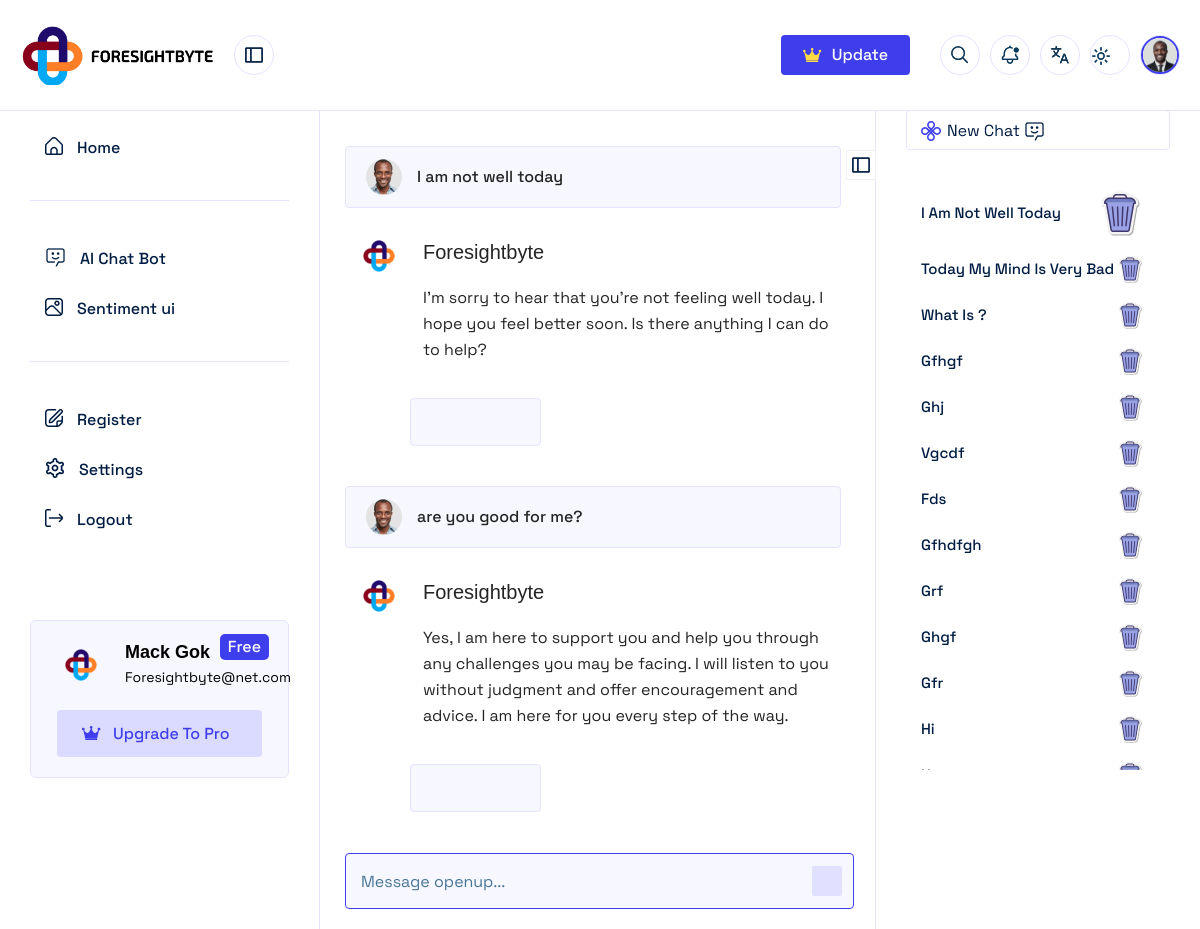
Screenshot of /dynamic/90 with the database file from the repository.
### myapp/models.py (models this page shows)
class BaseModel(models.Model):
    created_at = models.DateTimeField(default=now, editable=False)
    updated_at = models.DateTimeField(auto_now_add=True, editable=False)
    class Meta:
        ordering = ['-created_at']
        abstract = True

class ChatBody(BaseModel):
    chatTitle_id = models.ForeignKey(ChatTitle, on_delete=models.CASCADE)
    question = models.TextField()
    answer = models.TextField()

class ChatTitle(BaseModel):
    subadminID = models.ForeignKey(Subadmin, on_delete=models.CASCADE,null=True, blank=True)
    customerID = models.ForeignKey(Customer, on_delete=models.CASCADE,null=True, blank=True)
    title = models.TextField()

### myapp/views.py (the view)
# urls.py: path('dynamic/<int:id>', dynamic, name='dynamic'),
def dynamic(request,id):
    chatBodys = ChatBody.objects.filter(chatTitle_id=id).order_by('id')
    chatBodyscount = ChatTitle.objects.all().count()
    chatTitles = ChatTitle.objects.all()
    request.session.flush()
    data ={
        'chatTitles':chatTitles,
        'chatBodys':chatBodys,
        'id':id,
        'chatBodyscount':chatBodyscount,
    }
    return render(request, 'a_mainchat.html',data)

### templates/a_mainchat.html (shortened to what this page needs)
{% extends 'chatbase.html' %}
{% load static %}
{% block chatbody %}
 <div class="main-center-content-m-left center-content search-sticky">
    <div class="question_answer__wrapper__chatbot" id="report_dynamic_field">
        {% for chatBody in chatBodys %}
        <div class="single__question__answer">
            <div class="question_user">
                <div class="left_user_info">
                    <img src="{% static 'chatbot/assets/images/avatar/03.png' %}" alt="avatar">
                    <div class="question__user">{{chatBody.question}}</div>
                </div>
                <div class="edit__icon openuptip" tooltip="Edit It">
                    <i class="fa-regular fa-pen-to-square"></i>
                </div>
            </div>
            <div class="answer__area">
                <div class="thumbnail">
                    <img src="{% static 'ui/assets/images/favicon.ico' %}" alt="avatar">
                </div>
                <div class="answer_main__wrapper">
                    <h4 class="common__title">Foresightbyte</h4>
                    <p class="disc">
                        {{chatBody.answer}}
                    </p>
                </div>
            </div>
            <div class="share-reaction-area">
                <ul>
                    <li><a href="#" class="openuptip" tooltip="Save It"><i class="fa-regular fa-bookmark"></i></a></li>
                    <li><a href="#" class="openuptip" tooltip="Like"><i class="fa-light fa-thumbs-up"></i></a></li>
                    <li><a href="#" class="openuptip" tooltip="Unlike"><i class="fa-regular fa-thumbs-down"></i></a></li>
                </ul>
            </div>
        </div>
        {% endfor %}
    </div>
    <form action="#" class="search-form">
        <input type="text" name="tynChatInput"  id="tynChatInput" placeholder="Message openup...">
        <button id="chatbtn"><i class="fa-regular fa-arrow-up"></i></button>
    </form>
</div>
<div class="right-side-bar-new-chat-option">
    <div class="new-chat-option">
        <a href="{% url 'chatui' %}">
            <img src="{% static 'chatbot/assets/images/logo/logo-02.png' %}" alt="logo">
            <img src="{% static 'chatbot/assets/images/icons/04.png' %}" alt="icons">
        </a>
    </div>
    <div class="chat-history-wrapper">
            <div class="chat-history-area-start">
                {% for chatTitle in chatTitles %}
                    {% if chatTitle.id == id %}
                <div class="single-history">
                    <a href="{% url 'dynamic' chatTitle.id %}"><p>{{ chatTitle.title }}</p>
                    <a href="{% url 'dynamic_delete' chatTitle.id %}">
                        <img src="{% static 'chatbot/assets/images/icons/icons8-delete.svg' %}" alt="icons" width="50px">
                    </a>
                </div>
                {% else %}
                <div class="single-history">
                    <a href="{% url 'dynamic' chatTitle.id %}"><p>{{ chatTitle.title }}</p></a>
                    <a href="{% url 'dynamic_delete' chatTitle.id %}">
                        <img src="{% static 'chatbot/assets/images/icons/icons8-delete.svg' %}" alt="icons" width="30px">
                    </a>
                </div>
                {% endif %}
                {% endfor %}
            </div>
    </div>
    <div class="right-side-open-clouse" id="collups-right">
        <img src="{% static 'chatbot/assets/images/icons/01.svg' %}" alt="icons">
    </div>
</div>
{% endblock chatbody %}

### rows the page displays
ChatBody: question "I am not well today", answer "I'm sorry to hear that you're not feeling well today. I hope you feel better soon. Is there anything I can do to help?"
ChatBody: question "are you good for me?", answer "Yes, I am here to support you and help you through any challenges you may be facing. I will listen to you without judgment and offer encouragement and advice. I am here for you every step of the way."
ChatTitle: title "I Am Not Well Today"
ChatTitle: title "Today My Mind Is Very Bad"
ChatTitle: title "What Is ?"
ChatTitle: title "Gfhgf"
ChatTitle: title "Ghj"
ChatTitle: title "Vgcdf"
ChatTitle: title "Fds"
ChatTitle: title "Gfhdfgh"
ChatTitle: title "Grf"
ChatTitle: title "Ghgf"
ChatTitle: title "Gfr"
ChatTitle: title "Hi"
